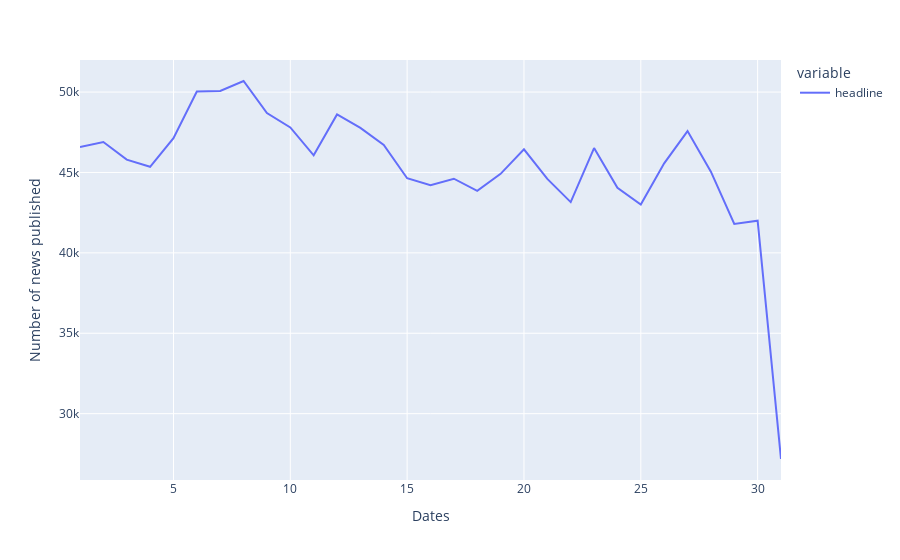

Notebook code for this chart:
### Markdown cell above
**Observation**
- After 2011, the number of news coverage was almost the same throughout the decade. And the number of news published reached its peak in 2019, this might be due to corona virus.

### Code cell
px.line(
    news.groupby([news.index.day])["headline"].count(),
    labels={"value": "Number of news published", "date": "Dates"},
)

### Figure 1 — Plotly figure (JSON) as saved in the notebook; plotly's stock layout.template omitted (floating-point values rounded to 4 significant figures)
{"data": [{"hovertemplate": "variable=headline<br>Dates=%{x}<br>Number of news published=%{y}<extra></extra>", "legendgroup": "headline", "line": {"color": "#636efa", "dash": "solid"}, "marker": {"symbol": "circle"}, "mode": "lines", "name": "headline", "orientation": "v", "showlegend": true, "type": "scatter", "x": [1, 2, 3, 4, 5, 6, 7, 8, 9, 10, 11, 12, 13, 14, 15, 16, 17, 18, 19, 20, 21, 22, 23, 24, 25, 26, 27, 28, 29, 30, 31], "xaxis": "x", "y": [46582, 46894, 45797, 45353, 47128, 50032, 50068, 50688, 48692, 47799, 46063, 48607, 47771, 46711, 44640, 44203, 44612, 43857, 44913, 46440, 44597, 43156, 46518, 44041, 43007, 45565, 47575, 45048, 41794, 41997, 27180], "yaxis": "y"}], "layout": {"legend": {"title": {"text": "variable"}, "tracegroupgap": 0}, "margin": {"t": 60}, "xaxis": {"anchor": "y", "domain": [0, 1], "title": {"text": "Dates"}}, "yaxis": {"anchor": "x", "domain": [0, 1], "title": {"text": "Number of news published"}}}}
